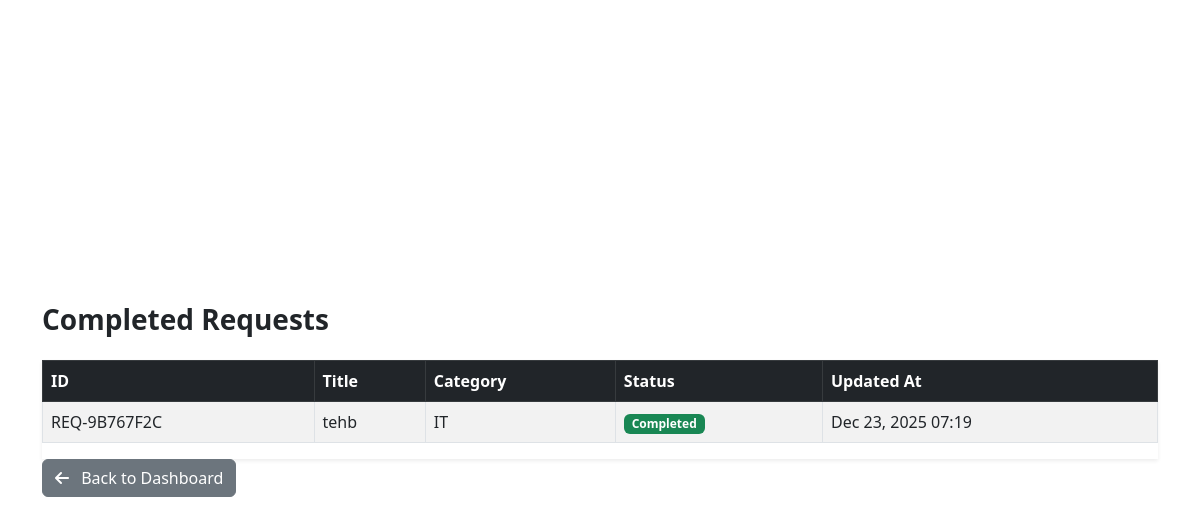
/employee/request-history/ (signed in), run on the app's committed database.
### Request_app/models.py (models this page shows, shortened)
class MaintenanceRequest(models.Model):
    CATEGORY_CHOICES = (
        ('ELECTRICAL', 'Electrical'),
        ('PLUMBING', 'Plumbing'),
        ('HVAC', 'HVAC'),
        ('IT', 'IT'),
        ('OTHER', 'Other'),
    )
    STATUS_PENDING = 'PENDING'
    STATUS_IN_PROCESS = 'IN_PROCESS'
    STATUS_COMPLETED = 'COMPLETED'
    STATUS_CANCELLED = 'CANCELLED'
    STATUS_CHOICES = (
        (STATUS_PENDING, 'Pending'),
        (STATUS_IN_PROCESS, 'In Process'),
        (STATUS_COMPLETED, 'Completed'),
        (STATUS_CANCELLED, 'Cancelled'),
    )
    request_id = models.CharField(max_length=40, unique=True, editable=False)
    title = models.CharField(max_length=200)
    description = models.TextField()
    category = models.CharField(max_length=20, choices=CATEGORY_CHOICES)
    status = models.CharField(
        max_length=20,
        choices=STATUS_CHOICES,
        default=STATUS_PENDING
    )
    created_by = models.ForeignKey(
        User,
        related_name='requests_created',
        on_delete=models.CASCADE
    )
    assigned_to = models.ForeignKey(
        User,
        related_name='requests_assigned',
        on_delete=models.SET_NULL,
        null=True,
        blank=True
    )
    created_at = models.DateTimeField(auto_now_add=True)
    updated_at = models.DateTimeField(auto_now=True)
    resolution_notes = models.TextField(blank=True, null=True)

### Request_app/views.py (the view)
# urls.py: path('employee/request-history/', views.request_history, name='request_history'),
@login_required
def request_history(request):
    completed_requests = MaintenanceRequest.objects.filter(
        created_by=request.user,
        status=MaintenanceRequest.STATUS_COMPLETED
        ).order_by('-updated_at')
    return render(request, 'requests/request_list.html', {'requests': completed_requests})

### Request_app/templates/requests/request_list.html (shortened to what this page needs)
{% extends "master.html" %}
{% block content %}
<div class="container py-4">
    <h3 class="fw-bold mb-4">Completed Requests</h3>
    {% if requests %}
        <div class="table-responsive shadow-sm">
            <table class="table table-bordered table-striped align-middle">
                <thead class="table-dark">
                    <tr>
                        <th>ID</th>
                        <th>Title</th>
                        <th>Category</th>
                        <th>Status</th>
                        <th>Updated At</th>
                    </tr>
                </thead>
                <tbody>
                    {% for r in requests %}
                    <tr>
                        <td>{{ r.request_id }}</td>
                        <td>{{ r.title }}</td>
                        <td>{{ r.category }}</td>
                        <td><span class="badge bg-success">Completed</span></td>
                        <td>{{ r.updated_at|date:"M d, Y H:i" }}</td>
                    </tr>
                    {% endfor %}
                </tbody>
            </table>
        </div>
    {% else %}
        <p class="text-muted">No completed requests found.</p>
    {% endif %}
     <a href="{% url 'employee_dashboard' %}" class="btn btn-secondary">
            <i class="fas fa-arrow-left me-2"></i> Back to Dashboard
        </a>
</div>
{% endblock %}

### Request_app/static/css/style.css (style rules this page uses)
body { background: #f5f7fb; font-family: Arial, sans-serif; display: flex; justify-content: center; align-items: center; min-height: 100vh; margin: 0; }
a { text-decoration: none; color: #005fcc; }

### data on the page
MaintenanceRequest: request_id "REQ-9B767F2C", title "tehb", category "IT", updated_at "Dec 23, 2025 07:19"
